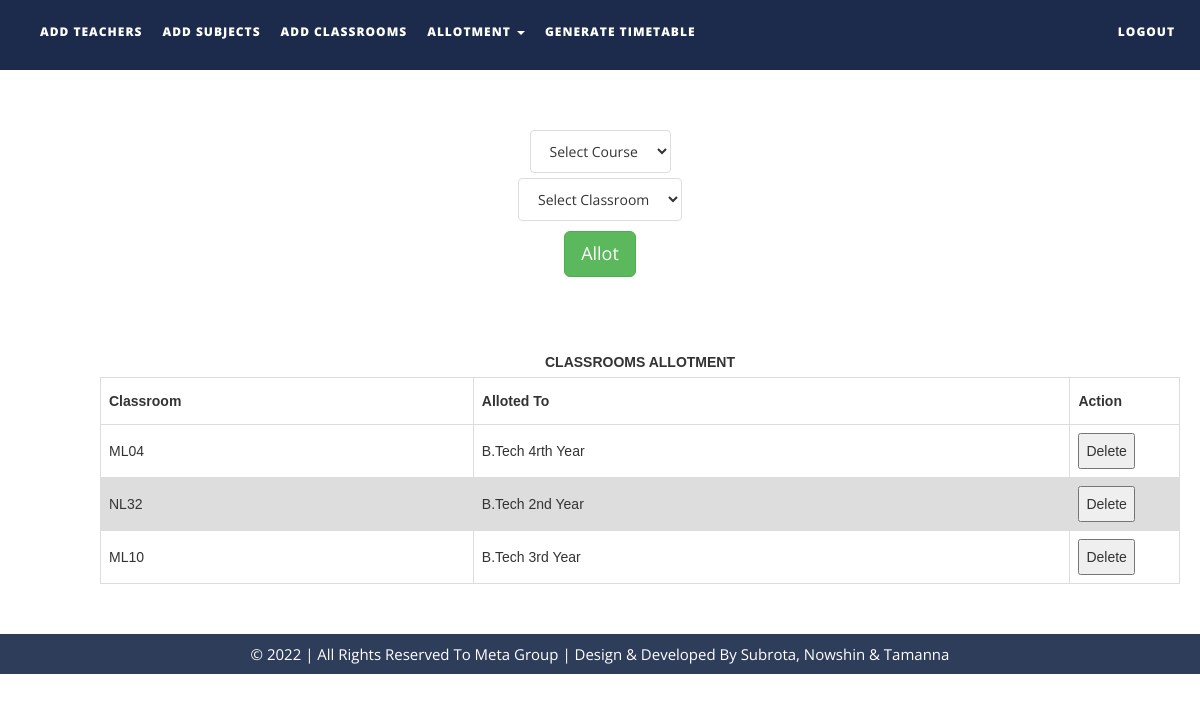
Page /files/allotclasses.php on the committed database.
### tables this page shows
CREATE TABLE `classrooms` (
  `name` varchar(30) NOT NULL,
  `status` int(1) NOT NULL
);

### files/allotclasses.php (the view, shortened to what this page needs)
<!DOCTYPE html>
<html xmlns="http://www.w3.org/1999/xhtml">
<head>
    <link href="assets/css/bootstrap.css" rel="stylesheet"/>
    <link href="assets/css/font-awesome.min.css" rel="stylesheet"/>
    <link href="assets/css/flexslider.css" rel="stylesheet"/>
    <link href="assets/css/style.css" rel="stylesheet"/>
</head>
<body>
<div class="navbar navbar-inverse navbar-fixed-top " id="menu">
    <div class="container">
        <div class="navbar-collapse collapse move-me">
            <ul class="nav navbar-nav navbar-left">
                <li><a href="addteachers.php">ADD TEACHERS</a></li>
                <li><a href="addsubjects.php">ADD SUBJECTS</a></li>
                <li><a href="addclassrooms.php">ADD CLASSROOMS</a></li>
                <li class="dropdown"><a class="dropdown-toggle" data-toggle="dropdown" aria-expanded="false">ALLOTMENT
                        <span class="caret"></span></a>
                </li>
                <li><a href="generatetimetable.php">GENERATE TIMETABLE</a></li>
            </ul>
            <ul class="nav navbar-nav navbar-right">
                <li><a href="index.php">LOGOUT</a></li>
            </ul>
        </div>
    </div>
</div>
<br>
<form action="allotclasses.php" method="post" style="margin-top: 100px">
    <div align="center">
        <select name="course" class="list-group-item">
            <option selected disabled>Select Course</option>
        </select>
    </div>
    <div align="center" style="margin-top: 5px">
        <select name="in_class" class="list-group-item">
            <?php
            $q = mysqli_query(mysqli_connect("localhost", "root", "", "ttms"),
                "SELECT * FROM classrooms");
            $row_count = mysqli_num_rows($q);
            if ($row_count) {
                $mystring = '
             <option selected disabled>Select Classroom</option>';
                while ($row = mysqli_fetch_assoc($q)) {
                    if ($row['status'] != 0)
                        continue;
                    $mystring .= '<option value="' . $row['name'] . '">' . $row['name'] . '</option>';
                }
                echo $mystring;
            }
            ?>
        </select>
    </div>
    <div align="center" style="margin-top: 10px;">
        <button type="submit" class="btn btn-success btn-lg">Allot</button>
    </div>
</form>
<div align="center">
    <table id=allotedclassroomstable>
        <caption><strong>CLASSROOMS ALLOTMENT</strong></caption>
        <tr>
            <th width="250">Classroom</th>
            <th width="400">Alloted To</th>
            <th width="60">Action</th>
        </tr>
        <tbody>
        <?php
        $q = mysqli_query(mysqli_connect("localhost", "root", "", "ttms"),
            "SELECT * FROM classrooms ");
        $courses = array('B.Tech 2nd Year', 'B.Tech 3rd Year', 'B.Tech 4rth Year');
        while ($row = mysqli_fetch_assoc($q)) {
            echo "<tr><td>{$row['name']}</td>
                    <td>{$courses[$row['status']-2]}</td>
                <td><button>Delete</button></td>
                    </tr>\n";
        }
        ?>
        </tbody>
    </table>
</div>
<div id="footer">
    &copy 2022 | All Rights Reserved To Meta Group |  <a href="https://github.com/subrotadey" style="color: #fff" target="_blank">Design & Developed By Subrota, Nowshin & Tamanna
</div>
</body>
</html>

### files/assets/css/style.css (style rules this page uses)
#menu { background-color: rgba(28, 43, 75, 1); color: #fff; font-size: 12px; font-weight: 900; letter-spacing: 1px; min-height: 70px; }
.navbar-inverse { border-color: transparent; }
.navbar-inverse .navbar-nav > li > a, .navbar-inverse .navbar-nav > li > a:hover { color: #FFF; padding: 22px 10px; }
#footer { padding: 5px 20px; background-color: #2d3d5a; text-align: center; color: #fff; font-size: 15px; }

### files/allotclasses.php (style rules this page uses)
table { margin-top: 70px; margin-bottom: 50px; font-family: arial, sans-serif; border-collapse: collapse; margin-left: 80px; width: 90%; }
td, th { border: 1px solid #dddddd; text-align: left; padding: 8px; }
tr:nth-child(even) { background-color: #dddddd; }

### rows in the picture
classrooms: name "ML04", status "B.Tech 4rth Year"
classrooms: name "NL32", status "B.Tech 2nd Year"
classrooms: name "ML10", status "B.Tech 3rd Year"
